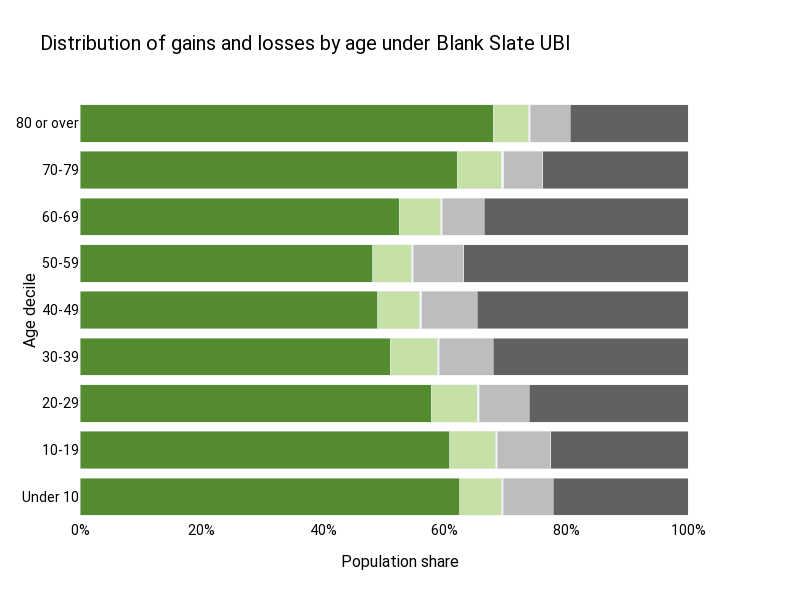

The notebook cell saved with this chart:
### Markdown cell above
## Figure 2

### Code cell
from blank_slate_ubi_us.charts.age_winners import age_winner_chart

format_fig(plotly_json_to_fig(age_winner_chart(baseline, reformed, us.results_config)).update_layout(
    title="Distribution of gains and losses by age under Blank Slate UBI",
))

### Figure 1 — Plotly figure (JSON) as saved in the notebook; plotly's stock layout.template omitted (floating-point values rounded to 4 significant figures)
{"data": [{"alignmentgroup": "True", "customdata": [["62% of people aged under 10gain more than 5% of their income"], ["61% of people aged 10-19gain more than 5% of their income"], ["58% of people aged 20-29gain more than 5% of their income"], ["51% of people aged 30-39gain more than 5% of their income"], ["49% of people aged 40-49gain more than 5% of their income"], ["48% of people aged 50-59gain more than 5% of their income"], ["53% of people aged 60-69gain more than 5% of their income"], ["62% of people aged 70-79gain more than 5% of their income"], ["68% of people aged 80 or overgain more than 5% of their income"]], "hovertemplate": "%{customdata[0]}<extra></extra>", "legendgroup": "Gain more than 5%", "marker": {"color": "#558B2F", "pattern": {"shape": ""}}, "name": "Gain more than 5%", "offsetgroup": "Gain more than 5%", "orientation": "h", "showlegend": false, "textposition": "auto", "type": "bar", "x": [0.6245, 0.608, 0.5777, 0.5099, 0.4898, 0.4817, 0.5254, 0.6207, 0.6799], "xaxis": "x", "y": ["Under 10", "10-19", "20-29", "30-39", "40-49", "50-59", "60-69", "70-79", "80 or over"], "yaxis": "y"}, {"alignmentgroup": "True", "customdata": [["7% of people aged under 10gain less than 5% of their income"], ["8% of people aged 10-19gain less than 5% of their income"], ["8% of people aged 20-29gain less than 5% of their income"], ["8% of people aged 30-39gain less than 5% of their income"], ["7% of people aged 40-49gain less than 5% of their income"], ["6% of people aged 50-59gain less than 5% of their income"], ["7% of people aged 60-69gain less than 5% of their income"], ["7% of people aged 70-79gain less than 5% of their income"], ["6% of people aged 80 or overgain less than 5% of their income"]], "hovertemplate": "%{customdata[0]}<extra></extra>", "legendgroup": "Gain less than 5%", "marker": {"color": "#C5E1A5", "pattern": {"shape": ""}}, "name": "Gain less than 5%", "offsetgroup": "Gain less than 5%", "orientation": "h", "showlegend": false, "textposition": "auto", "type": "bar", "x": [0.06886, 0.07611, 0.0754, 0.07812, 0.06914, 0.06401, 0.06836, 0.07186, 0.05773], "xaxis": "x", "y": ["Under 10", "10-19", "20-29", "30-39", "40-49", "50-59", "60-69", "70-79", "80 or over"], "yaxis": "y"}, {"alignmentgroup": "True", "customdata": [["0% of people aged under 10experience no change"], ["0% of people aged 10-19experience no change"], ["0% of people aged 20-29experience no change"], ["0% of people aged 30-39experience no change"], ["0% of people aged 40-49experience no change"], ["0% of people aged 50-59experience no change"], ["0% of people aged 60-69experience no change"], ["0% of people aged 70-79experience no change"], ["0% of people aged 80 or overexperience no change"]], "hovertemplate": "%{customdata[0]}<extra></extra>", "legendgroup": "No change", "marker": {"color": "#F5F5F5", "pattern": {"shape": ""}}, "name": "No change", "offsetgroup": "No change", "orientation": "h", "showlegend": false, "textposition": "auto", "type": "bar", "x": [0.003065, 0.002277, 0.0032, 0.002727, 0.003115, 0.002527, 0.002073, 0.003999, 0.002635], "xaxis": "x", "y": ["Under 10", "10-19", "20-29", "30-39", "40-49", "50-59", "60-69", "70-79", "80 or over"], "yaxis": "y"}, {"alignmentgroup": "True", "customdata": [["8% of people aged under 10lose less than 5% of their income"], ["9% of people aged 10-19lose less than 5% of their income"], ["8% of people aged 20-29lose less than 5% of their income"], ["9% of people aged 30-39lose less than 5% of their income"], ["9% of people aged 40-49lose less than 5% of their income"], ["8% of people aged 50-59lose less than 5% of their income"], ["7% of people aged 60-69lose less than 5% of their income"], ["6% of people aged 70-79lose less than 5% of their income"], ["7% of people aged 80 or overlose less than 5% of their income"]], "hovertemplate": "%{customdata[0]}<extra></extra>", "legendgroup": "Lose less than 5%", "marker": {"color": "#BDBDBD", "pattern": {"shape": ""}}, "name": "Lose less than 5%", "offsetgroup": "Lose less than 5%", "orientation": "h", "showlegend": false, "textposition": "auto", "type": "bar", "x": [0.08228, 0.08823, 0.08298, 0.08875, 0.09162, 0.08266, 0.06904, 0.06425, 0.06585], "xaxis": "x", "y": ["Under 10", "10-19", "20-29", "30-39", "40-49", "50-59", "60-69", "70-79", "80 or over"], "yaxis": "y"}, {"alignmentgroup": "True", "customdata": [["22% of people aged under 10lose more than 5% of their income"], ["23% of people aged 10-19lose more than 5% of their income"], ["26% of people aged 20-29lose more than 5% of their income"], ["32% of people aged 30-39lose more than 5% of their income"], ["35% of people aged 40-49lose more than 5% of their income"], ["37% of people aged 50-59lose more than 5% of their income"], ["34% of people aged 60-69lose more than 5% of their income"], ["24% of people aged 70-79lose more than 5% of their income"], ["19% of people aged 80 or overlose more than 5% of their income"]], "hovertemplate": "%{customdata[0]}<extra></extra>", "legendgroup": "Lose more than 5%", "marker": {"color": "#616161", "pattern": {"shape": ""}}, "name": "Lose more than 5%", "offsetgroup": "Lose more than 5%", "orientation": "h", "showlegend": false, "textposition": "auto", "type": "bar", "x": [0.2213, 0.2254, 0.2608, 0.3205, 0.3463, 0.3691, 0.3352, 0.2392, 0.1938], "xaxis": "x", "y": ["Under 10", "10-19", "20-29", "30-39", "40-49", "50-59", "60-69", "70-79", "80 or over"], "yaxis": "y"}], "layout": {"annotations": [{"font": {"size": 16}, "showarrow": false, "text": "Population share", "x": 0.5, "xanchor": "center", "xref": "paper", "y": 0, "yanchor": "top", "yref": "paper", "yshift": -30}, {"font": {"size": 16}, "showarrow": false, "text": "Age decile", "textangle": -90, "x": 0, "xanchor": "right", "xref": "paper", "xshift": -40, "y": 0.5, "yanchor": "middle", "yref": "paper"}], "barmode": "stack", "font": {"color": "Black", "family": "Roboto"}, "height": 600, "hoverlabel": {"align": "right", "font": {"family": "Ubuntu"}}, "paper_bgcolor": "white", "plot_bgcolor": "white", "title": {"font": {"size": 20}, "text": "Distribution of gains and losses by age under Blank Slate UBI"}, "width": 800, "xaxis": {"anchor": "y", "domain": [0, 1], "showgrid": false, "tickfont": {"size": 14}, "tickformat": ",.0%", "title": {"font": {"color": "black", "size": 16}}}, "yaxis": {"anchor": "x", "domain": [0, 1], "tickfont": {"size": 14}, "title": {"font": {"color": "black", "size": 16}}}}}
